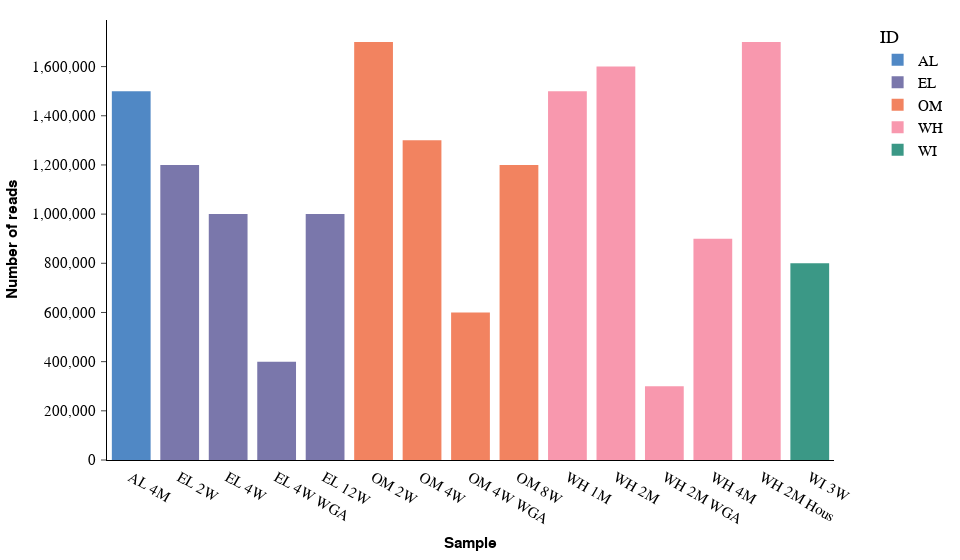

Notebook code for this chart:
### Markdown cell above
# 10. Bar chart with colored categories using `plotly`

### Code cell
color_labels = [idx.split(" ")[0] for idx in sample_id]
color_dict = {
    label: color.hex_code
    for label, color in zip(
        set(color_labels), [apc.aster, apc.aegean, apc.amber, apc.seaweed, apc.rose]
    )
}

fig = px.bar(
    x=sample_id,
    y=num_reads,
    color=color_labels,
    color_discrete_map=color_dict,
    title=None,
)

fig.update_layout(
    xaxis_title="Sample",
    yaxis_title="Number of reads",
    legend=dict(title="ID", yanchor="top", y=1, xanchor="left", x=1.06),
)

apc.plotly.set_xaxis_categorical(fig)
apc.plotly.set_yticklabel_monospaced(fig)
apc.plotly.add_commas_to_axis_tick_labels(fig)
apc.plotly.set_figure_width(fig, "full_wide")

fig.show()

### Figure 1 — Plotly figure (JSON) as saved in the notebook; plotly's stock layout.template omitted (floating-point values rounded to 4 significant figures)
{"data": [{"hovertemplate": "color=AL<br>x=%{x}<br>y=%{y}<extra></extra>", "legendgroup": "AL", "marker": {"color": "#5088C5", "pattern": {"shape": ""}}, "name": "AL", "orientation": "v", "showlegend": true, "textposition": "auto", "type": "bar", "x": ["AL 4M"], "xaxis": "x", "y": [1500000], "yaxis": "y"}, {"hovertemplate": "color=EL<br>x=%{x}<br>y=%{y}<extra></extra>", "legendgroup": "EL", "marker": {"color": "#7A77AB", "pattern": {"shape": ""}}, "name": "EL", "orientation": "v", "showlegend": true, "textposition": "auto", "type": "bar", "x": ["EL 2W", "EL 4W", "EL 4W WGA", "EL 12W"], "xaxis": "x", "y": [1200000, 1000000, 400000, 1000000], "yaxis": "y"}, {"hovertemplate": "color=OM<br>x=%{x}<br>y=%{y}<extra></extra>", "legendgroup": "OM", "marker": {"color": "#F28360", "pattern": {"shape": ""}}, "name": "OM", "orientation": "v", "showlegend": true, "textposition": "auto", "type": "bar", "x": ["OM 2W", "OM 4W", "OM 4W WGA", "OM 8W"], "xaxis": "x", "y": [1700000, 1300000, 600000, 1200000], "yaxis": "y"}, {"hovertemplate": "color=WH<br>x=%{x}<br>y=%{y}<extra></extra>", "legendgroup": "WH", "marker": {"color": "#F898AE", "pattern": {"shape": ""}}, "name": "WH", "orientation": "v", "showlegend": true, "textposition": "auto", "type": "bar", "x": ["WH 1M", "WH 2M", "WH 2M WGA", "WH 4M", "WH 2M Hous"], "xaxis": "x", "y": [1500000, 1600000, 300000, 900000, 1700000], "yaxis": "y"}, {"hovertemplate": "color=WI<br>x=%{x}<br>y=%{y}<extra></extra>", "legendgroup": "WI", "marker": {"color": "#3B9886", "pattern": {"shape": ""}}, "name": "WI", "orientation": "v", "showlegend": true, "textposition": "auto", "type": "bar", "x": ["WI 3W"], "xaxis": "x", "y": [800000], "yaxis": "y"}], "layout": {"barmode": "relative", "legend": {"title": {"text": "ID"}, "tracegroupgap": 0, "x": 1.06, "xanchor": "left", "y": 1, "yanchor": "top"}, "width": 960, "xaxis": {"anchor": "y", "domain": [0, 1], "tickformat": ",", "ticks": "", "title": {"text": "Sample"}}, "yaxis": {"anchor": "x", "domain": [0, 1], "tickfont": {"family": "SuisseIntlMono", "size": 14.5}, "tickformat": ",", "title": {"text": "Number of reads"}}}}
